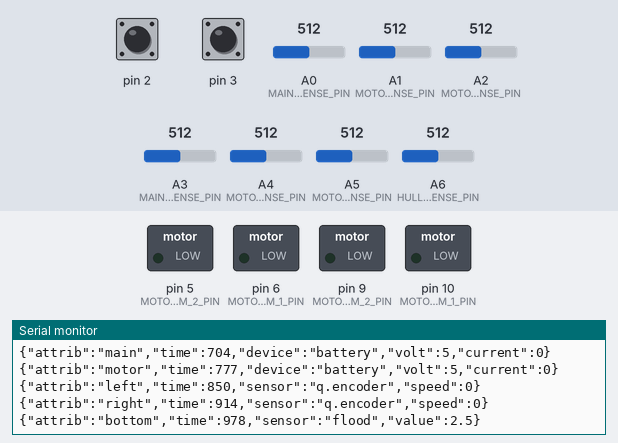
The sketch below on a simulated Arduino Nano, built with avr-gcc and run on an emulated ATmega328P. Parts: switched loads named in the sketch (green lamp = pin HIGH), the last lines printed to the serial monitor. Inputs (shaded band) come from the test bench; at power-on: A0 (MAIN_BATT_I_SENSE_PIN) = 512, A1 (MOTORS_BATT_I_SENSE_PIN) = 512, A2 (MOTORS_BATT_V_SENSE_PIN) = 512, A3 (MAIN_BATT_V_SENSE_PIN) = 512, A4 (MOTOR_L_I_SENSE_PIN) = 512, A5 (MOTOR_R_I_SENSE_PIN) = 512, pin 2 HIGH, pin 3 HIGH, A6 (HULL_FLOOD_SENSE_PIN) = 512.

Above: at 1.2 s.
1.3 s: A0 (MAIN_BATT_I_SENSE_PIN) set to 716
At 1.84 s:
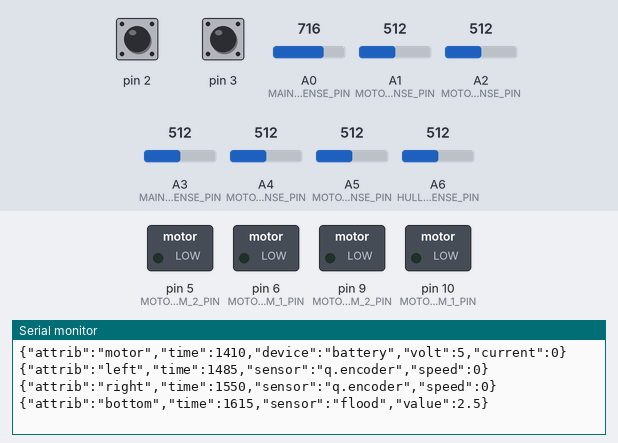
4.6 s: A1 (MOTORS_BATT_I_SENSE_PIN) set to 716
At 5.04 s:
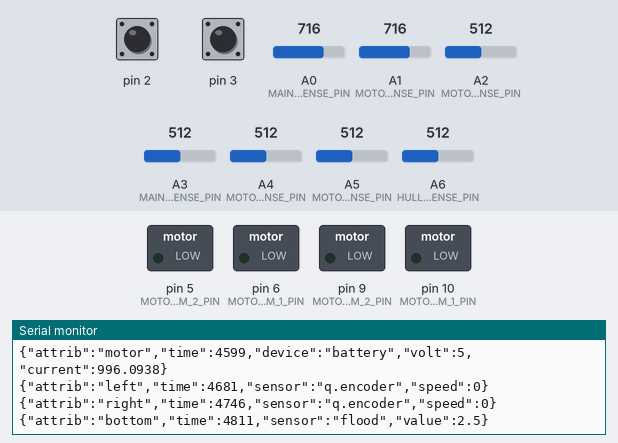
7.9 s: A2 (MOTORS_BATT_V_SENSE_PIN) set to 716
At 10.6 s:
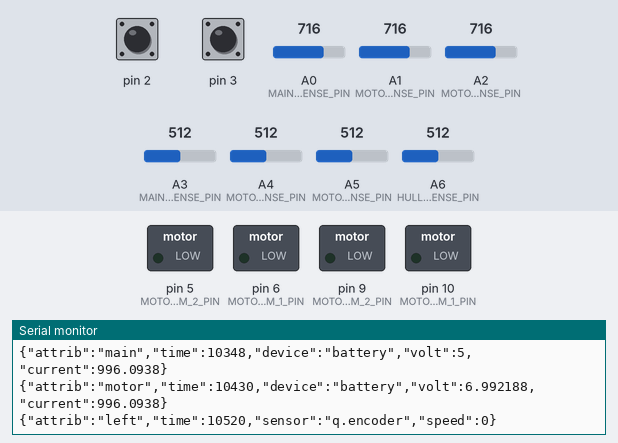
11.2 s: A3 (MAIN_BATT_V_SENSE_PIN) set to 716
At 11.54 s:
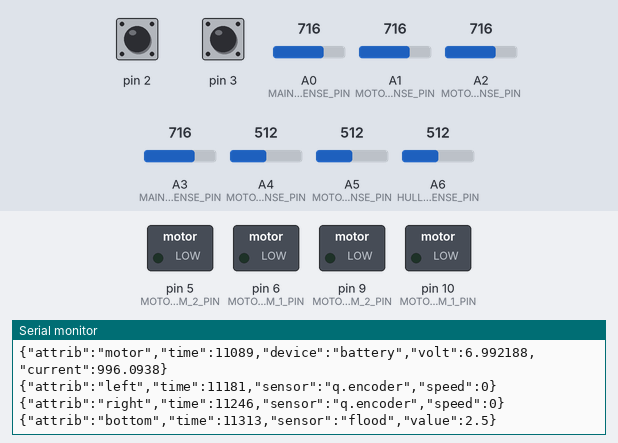
14.5 s: A4 (MOTOR_L_I_SENSE_PIN) set to 716
At 14.87 s:
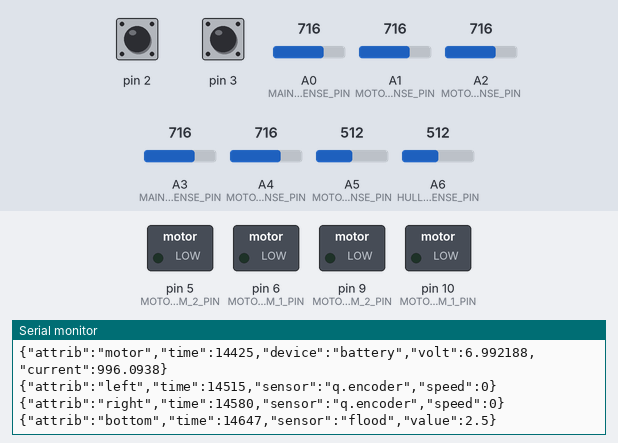
17.8 s: A5 (MOTOR_R_I_SENSE_PIN) set to 716
At 18.23 s:
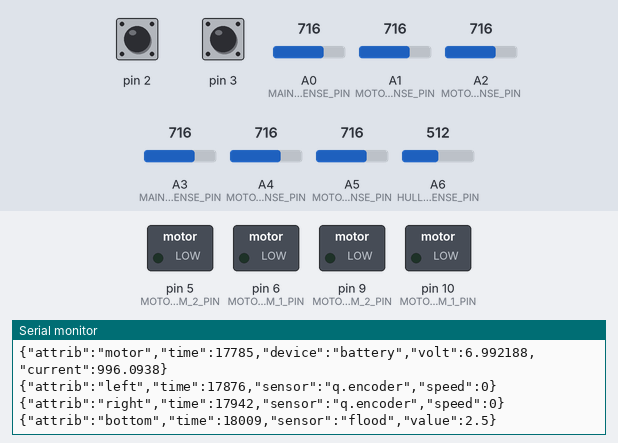

The sketch:

MotorControllerSystem.ino
```cpp
/*
 * Demo code to test the MotorControllerSystem and the libraries:
 * Battery, MotorController and QuadratureEncoder
 *
 * Accepts input on the serial line and changes motor speed where [-1.0:1.0]
 * Prints a set of measures in json format using ArduinoJson library
 *
 */


#include "MotorControllerDefines.h"
#include "Battery.h"
#include "MotorController.h"
#include "QuadratureEncoder.h"
#include "JsonSerializable.h"
#include "HullFloodSensor.h"
#include "SerialCommand.h"
#include <ArduinoJson.h>


#define BATTERY_DEBUG
#define MOTOR_CONTROLLER_DEBUG
#define HULL_FLOOD_DEBUG
#define QUADRATURE_ENCODER_DEBUG


Battery mainBattery(MAIN_BATT_V_SENSE_PIN, MAIN_BATT_I_SENSE_PIN);
Battery motorBattery(MOTORS_BATT_V_SENSE_PIN, MOTORS_BATT_I_SENSE_PIN);

MotorController motor_left(MOTOR_L_PWM_1_PIN, MOTOR_L_PWM_2_PIN, MOTOR_L_I_SENSE_PIN);
MotorController motor_right(MOTOR_R_PWM_1_PIN, MOTOR_R_PWM_2_PIN, MOTOR_R_I_SENSE_PIN);

QuadratureEncoder encoder_left(Q1_B, Q2_B);
QuadratureEncoder encoder_right(Q1_A, Q2_A);

HullFloodSensor floodSensor(HULL_FLOOD_SENSE_PIN);

SerialCommand commands;

void setup() {

  Serial.begin(9600);

  commands.addCommand("speed",setMotorsSpeed);
  commands.addCommand("stop",stopMotors);

  motor_left.setAttribute("left");
  motor_right.setAttribute("right");

  mainBattery.setVoltageScaleFactor(2.0);
  mainBattery.setAttribute("main");

  motorBattery.setVoltageScaleFactor(2.0);
  motorBattery.setAttribute("motor");

  encoder_left.setupInterruptHandler(ISREncoderLeft);
  encoder_left.setAttribute("left");

  encoder_right.setupInterruptHandler(ISREncoderRight);
  encoder_right.setAttribute("right");

  floodSensor.setAttribute("bottom");

  stopMotors();
}

void loop() {
  commands.readSerial();
  printJson();
  delay(200);
}

void printJson()
{
  serializeJson(motor_left.getJson(), Serial);
  Serial.println();

  serializeJson(motor_right.getJson(), Serial);
  Serial.println();

  serializeJson(mainBattery.getJson(), Serial);
  Serial.println();

  serializeJson(motorBattery.getJson(), Serial);
  Serial.println();

  serializeJson(encoder_left.getJson(), Serial);
  Serial.println();

  serializeJson(encoder_right.getJson(), Serial);
  Serial.println();

  serializeJson(floodSensor.getJson(), Serial);
  Serial.println();
}

void ISREncoderLeft()
{
  encoder_left.handleInterrupt();
}

void ISREncoderRight()
{
  encoder_right.handleInterrupt();
}

void setMotorsSpeed() {
  char *arg;

  arg = commands.next();
  if (arg != NULL) {
     motor_left.setSpeed((float)atoi(arg)/100);
  }
  arg = commands.next();
  if (arg != NULL) {
     motor_right.setSpeed((float)atoi(arg)/100);
  }
}

void stopMotors() {
  motor_right.setSpeed(0);
  motor_left.setSpeed(0);
}
```

Battery.cpp
```cpp
#include "Arduino.h"
#include "Battery.h"

Battery::Battery(uint8_t v_sense_pin, uint8_t i_sense_pin)
{
  _v_sense_pin = v_sense_pin;
  _i_sense_pin = i_sense_pin;

  /*
   *  default we have no scaling factors.
   *  the scaling factor depends on the resistor partitioner,
   *  if present or not. Usually is either 1.0 or 2.0
   */

  _voltage_scale_factor = 1.0;
  _current_scale_factor = 1.0;
}

void Battery::setVoltageScaleFactor(float scale)
{
  _voltage_scale_factor = scale;
}

void Battery::setCurrentScale30A()
{
  _current_scale_factor = CURR_SENSITIVITY_30A;
}

void Battery::setCurrentScale5A()
{
  _current_scale_factor = CURR_SENSITIVITY_5A;
}

float Battery::getVoltage()
{
  return _voltage_scale_factor * ADC_TO_VOLT(analogRead(_v_sense_pin));
}

float Battery::getCurrent()
{
  return  (ADC_TO_VOLT(analogRead(_i_sense_pin)) - VFS_HALF) * 1000 / _current_scale_factor;
}

StaticJsonDocument<200> Battery::getJson()
{
  StaticJsonDocument<200> doc = getBasicJsonDocument();

  doc["device"] = "battery";
  doc["volt"] = getVoltage();
  doc["current"] = getCurrent();

  return doc;
}
```

Battery.h
```cpp
#ifndef Battery_h
#define Battery_h

#include "Arduino.h"
#include "MotorControllerDefines.h"
#include "JsonSerializable.h"

class Battery: public JsonSerializable
{
  public:
    Battery(uint8_t v_sense_pin, uint8_t i_sense_pin);
    void setVoltageScaleFactor(float scale);
    void setCurrentScale30A();
    void setCurrentScale5A();
    float getVoltage();
    float getCurrent();
    virtual StaticJsonDocument<200> getJson();

  private:
    uint8_t _v_sense_pin;
    uint8_t _i_sense_pin;
    float _voltage_scale_factor;
    float _current_scale_factor;
};

#endif
```

HullFloodSensor.cpp
```cpp
#include "Arduino.h"
#include "HullFloodSensor.h"

HullFloodSensor::HullFloodSensor(uint8_t sense_pin)
{
  _sense_pin = sense_pin;
}

float HullFloodSensor::getValue()
{
  return ADC_TO_VOLT(analogRead(_sense_pin));
}

StaticJsonDocument<200> HullFloodSensor::getJson()
{
  StaticJsonDocument<200> doc = getBasicJsonDocument();

  doc["sensor"] = "flood";
  doc["value"] = getValue();

  return doc;
}
```

HullFloodSensor.h
```cpp
#ifndef HullFloodSensor_h
#define HullFloodSensor_h

#include "Arduino.h"
#include "MotorControllerDefines.h"
#include "JsonSerializable.h"

class HullFloodSensor: public JsonSerializable
{
  public:
    HullFloodSensor(uint8_t sense_pin);
    float getValue();
    virtual StaticJsonDocument<200> getJson();

  private:
    uint8_t _sense_pin;
};

#endif
```

JsonSerializable.h
```cpp
#ifndef JsonSerializable_H
#define JsonSerializable_H

#include <ArduinoJson.h>

class JsonSerializable {
    public:
      inline virtual void setAttribute(String attribute) { _attribute = attribute; };

      virtual StaticJsonDocument<200> getJson() = 0;

    protected:
      String _attribute;

      inline virtual StaticJsonDocument<200> getBasicJsonDocument()
      {
        StaticJsonDocument<200> doc;
        doc["attrib"] = _attribute;
        doc["time"] = millis();
        return doc;
      };
};
#endif
```

MotorController.cpp
```cpp
#include "Arduino.h"
#include "MotorController.h"

MotorController::MotorController(uint8_t pwm_1_pin, uint8_t pwm_2_pin, uint8_t i_sense_pin)
{
  _pwm_1_pin = pwm_1_pin;
  _pwm_2_pin = pwm_2_pin;
  _i_sense_pin = i_sense_pin;

  pinMode(_pwm_1_pin, OUTPUT);
  pinMode(_pwm_2_pin, OUTPUT);

  setSpeed(0);
}

void MotorController::setAttribute(String attribute)
{
  _attribute = attribute;
}

StaticJsonDocument<200> MotorController::getJson()
{
  StaticJsonDocument<200> doc = getBasicJsonDocument();

  doc["device"] = "motor";
  doc["speed"] = getSpeed();
  doc["current"] = getCurrent();

  return doc;
}

float MotorController::getCurrent()
{
  return ADC_TO_VOLT(analogRead(_i_sense_pin));
}

float MotorController::getSpeed()
{
  return _speed;
}

uint8_t MotorController::absSpeedToDutyCycle(float speed)
{
  return (uint8_t) (speed * (float)_max_duty_cycle);
}

void MotorController::setSpeed(float speed)
{
  _speed = speed;
  if (_speed < -1) _speed = -1.0;
  if (_speed > 1) _speed = 1.0;

  applySpeed();
}

void MotorController::applySpeed()
{
  uint8_t duty_cycle = absSpeedToDutyCycle(abs(_speed));

  if (_speed < 0)
  {
    analogWrite(_pwm_1_pin, duty_cycle);
    analogWrite(_pwm_2_pin, 0);
  }
  else
  {
    analogWrite(_pwm_1_pin, 0);
    analogWrite(_pwm_2_pin, duty_cycle);
  }
}
```

MotorController.h
```cpp
#ifndef MotorController_h
#define MotorController_h

#include "Arduino.h"
#include "MotorControllerDefines.h"
#include "JsonSerializable.h"

class MotorController: public JsonSerializable
{
  public:
    MotorController(uint8_t pwm_1_pin, uint8_t pwm_2_pin, uint8_t i_sense_pin);
    float getCurrent();
    float getSpeed();
    // range [-1, +1] the sign indicates rotation ccw or cc
    void setSpeed(float speed);
    void setAttribute(String attribute);
    virtual StaticJsonDocument<200> getJson();

  private:
    uint8_t absSpeedToDutyCycle(float speed);
    void applySpeed();

    uint8_t _pwm_1_pin;
    uint8_t _pwm_2_pin;
    uint8_t _i_sense_pin;
    float _speed;

    /*
     * motor controller datasheet requires d.c < 98%
     * 98% * 255 = 250
     */
    static const uint8_t _max_duty_cycle = 250;
};

#endif
```

MotorControllerDefines.h
```cpp
#ifndef MotorControllerDefines_h
#define MotorControllerDefines_h


#define MAIN_BATT_I_SENSE_PIN       A0
#define MAIN_BATT_V_SENSE_PIN       A3

#define MOTORS_BATT_I_SENSE_PIN     A1
#define MOTORS_BATT_V_SENSE_PIN     A2

#define MOTOR_L_I_SENSE_PIN         A4
#define MOTOR_L_PWM_1_PIN           10
#define MOTOR_L_PWM_2_PIN           9

#define MOTOR_R_I_SENSE_PIN         A5
#define MOTOR_R_PWM_1_PIN           6
#define MOTOR_R_PWM_2_PIN           5

#define HULL_FLOOD_SENSE_PIN        A6

#define Q1_A                        8
#define Q2_A                        2
#define Q1_B                        4
#define Q2_B                        3

#define VFS                         5.0
#define VFS_HALF                    VFS / 2.0
#define ADC_RES                     1024.0
#define QUANTUM                     VFS / ADC_RES
#define ADC_TO_VOLT(adc) adc * QUANTUM

// sensitivity expressed in mV/A
#define CURR_SENSITIVITY_30A        66
#define CURR_SENSITIVITY_5A         185

#define LEFT                        0
#define RIGHT                       1


#endif
```

QuadratureEncoder.cpp
```cpp
#include "Arduino.h"
#include "QuadratureEncoder.h"

QuadratureEncoder::QuadratureEncoder(uint8_t q1_pin, uint8_t q2_interrupt_pin)
{
  _q1_pin = q1_pin;
  _q2_interrupt_pin = q2_interrupt_pin;

  _encoder_pos = 0;
  _new_position;
  _old_position = 0;
  _new_time;
  _old_time = 0;
  _attribute = "";

  pinMode(_q1_pin, INPUT);
  pinMode(_q1_pin, INPUT);
  digitalWrite(_q1_pin, INPUT_PULLUP);
  pinMode(_q2_interrupt_pin, INPUT);
  digitalWrite(_q2_interrupt_pin, INPUT_PULLUP);
}

StaticJsonDocument<200> QuadratureEncoder::getJson()
{
  StaticJsonDocument<200> doc = getBasicJsonDocument();

  doc["sensor"] = "q.encoder";
  doc["speed"] = getSpeed();

  return doc;
}

void QuadratureEncoder::setupInterruptHandler(void (*ISR)(void))
{
  attachInterrupt(digitalPinToInterrupt(_q2_interrupt_pin), ISR, RISING);
}

float QuadratureEncoder::getSpeed()
{
  _new_position = _encoder_pos;
  _new_time = millis();

  float v = (float)(_new_position - _old_position) / (float)(_new_time - _old_time);

  _old_position = _new_position;
  _old_time = _new_time;

  return v;
}

void QuadratureEncoder::handleInterrupt()
{
  if (digitalRead(_q1_pin) == digitalRead(_q2_interrupt_pin)) {
    _encoder_pos--;
  } else {
    _encoder_pos++;
  }
}
```

QuadratureEncoder.h
```cpp
#ifndef QuadratureEncoder_h
#define QuadratureEncoder_h

#include "Arduino.h"
#include "MotorControllerDefines.h"
#include "JsonSerializable.h"

class QuadratureEncoder: public JsonSerializable
{
  public:
    QuadratureEncoder(uint8_t q1_pin, uint8_t q2_interrupt_pin);
    void setupInterruptHandler(void (*ISR)(void));
    void handleInterrupt();
    float getSpeed();
    virtual StaticJsonDocument<200> getJson();

  private:

    uint8_t _q1_pin;
    uint8_t _q2_interrupt_pin;
    float _speed;

    volatile uint32_t _encoder_pos;
    long _new_position; // not unsegnid because they carry the direction ccw/cc
    long _old_position;
    uint32_t _new_time;
    uint32_t _old_time;
};

#endif
```

SerialCommand.cpp
```cpp
// (licence header left out)
#include "SerialCommand.h"

/**
 * Constructor makes sure some things are set.
 */
SerialCommand::SerialCommand()
  : commandList(NULL),
    commandCount(0),
    defaultHandler(NULL),
    term('\n'),           // default terminator for commands, newline character
    last(NULL)
{
  strcpy(delim, " "); // strtok_r needs a null-terminated string
  clearBuffer();
}

/**
 * Adds a "command" and a handler function to the list of available commands.
 * This is used for matching a found token in the buffer, and gives the pointer
 * to the handler function to deal with it.
 */
void SerialCommand::addCommand(const char *command, void (*function)()) {
  #ifdef SERIALCOMMAND_DEBUG
    Serial.print("Adding command (");
    Serial.print(commandCount);
    Serial.print("): ");
    Serial.println(command);
  #endif

  commandList = (SerialCommandCallback *) realloc(commandList, (commandCount + 1) * sizeof(SerialCommandCallback));
  strncpy(commandList[commandCount].command, command, SERIALCOMMAND_MAXCOMMANDLENGTH);
  commandList[commandCount].function = function;
  commandCount++;
}

/**
 * This sets up a handler to be called in the event that the receveived command string
 * isn't in the list of commands.
 */
void SerialCommand::setDefaultHandler(void (*function)(const char *)) {
  defaultHandler = function;
}


/**
 * This checks the Serial stream for characters, and assembles them into a buffer.
 * When the terminator character (default '\n') is seen, it starts parsing the
 * buffer for a prefix command, and calls handlers setup by addCommand() member
 */
void SerialCommand::readSerial() {
  while (Serial.available() > 0) {
    char inChar = Serial.read();   // Read single available character, there may be more waiting
    #ifdef SERIALCOMMAND_DEBUG
      Serial.print(inChar);   // Echo back to serial stream
    #endif

    if (inChar == term) {     // Check for the terminator (default '\r') meaning end of command
      #ifdef SERIALCOMMAND_DEBUG
        Serial.print("Received: ");
        Serial.println(buffer);
      #endif

      char *command = strtok_r(buffer, delim, &last);   // Search for command at start of buffer
      if (command != NULL) {
        boolean matched = false;
        for (int i = 0; i < commandCount; i++) {
          #ifdef SERIALCOMMAND_DEBUG
            Serial.print("Comparing [");
            Serial.print(command);
            Serial.print("] to [");
            Serial.print(commandList[i].command);
            Serial.println("]");
          #endif

          // Compare the found command against the list of known commands for a match
          if (strncmp(command, commandList[i].command, SERIALCOMMAND_MAXCOMMANDLENGTH) == 0) {
            #ifdef SERIALCOMMAND_DEBUG
              Serial.print("Matched Command: ");
              Serial.println(command);
            #endif

            // Execute the stored handler function for the command
            (*commandList[i].function)();
            matched = true;
            break;
          }
        }
        if (!matched && (defaultHandler != NULL)) {
          (*defaultHandler)(command);
        }
      }
      clearBuffer();
    }
    else if (isprint(inChar)) {     // Only printable characters into the buffer
      if (bufPos < SERIALCOMMAND_BUFFER) {
        buffer[bufPos++] = inChar;  // Put character into buffer
        buffer[bufPos] = '\0';      // Null terminate
      } else {
        #ifdef SERIALCOMMAND_DEBUG
          Serial.println("Line buffer is full - increase SERIALCOMMAND_BUFFER");
        #endif
      }
    }
  }
}

/*
 * Clear the input buffer.
 */
void SerialCommand::clearBuffer() {
  buffer[0] = '\0';
  bufPos = 0;
}

/**
 * Retrieve the next token ("word" or "argument") from the command buffer.
 * Returns NULL if no more tokens exist.
 */
char *SerialCommand::next() {
  return strtok_r(NULL, delim, &last);
}
```

SerialCommand.h
```cpp
// (licence header left out)
#ifndef SerialCommand_h
#define SerialCommand_h

#if defined(WIRING) && WIRING >= 100
  #include <Wiring.h>
#elif defined(ARDUINO) && ARDUINO >= 100
  #include <Arduino.h>
#else
  #include <WProgram.h>
#endif
#include <string.h>

// Size of the input buffer in bytes (maximum length of one command plus arguments)
#define SERIALCOMMAND_BUFFER 32
// Maximum length of a command excluding the terminating null
#define SERIALCOMMAND_MAXCOMMANDLENGTH 8

// Uncomment the next line to run the library in debug mode (verbose messages)
//#define SERIALCOMMAND_DEBUG


class SerialCommand {
  public:
    SerialCommand();      // Constructor
    void addCommand(const char *command, void(*function)());  // Add a command to the processing dictionary.
    void setDefaultHandler(void (*function)(const char *));   // A handler to call when no valid command received.

    void readSerial();    // Main entry point.
    void clearBuffer();   // Clears the input buffer.
    char *next();         // Returns pointer to next token found in command buffer (for getting arguments to commands).

  private:
    // Command/handler dictionary
    struct SerialCommandCallback {
      char command[SERIALCOMMAND_MAXCOMMANDLENGTH + 1];
      void (*function)();
    };                                    // Data structure to hold Command/Handler function key-value pairs
    SerialCommandCallback *commandList;   // Actual definition for command/handler array
    byte commandCount;

    // Pointer to the default handler function
    void (*defaultHandler)(const char *);

    char delim[2]; // null-terminated list of character to be used as delimeters for tokenizing (default " ")
    char term;     // Character that signals end of command (default '\n')

    char buffer[SERIALCOMMAND_BUFFER + 1]; // Buffer of stored characters while waiting for terminator character
    byte bufPos;                        // Current position in the buffer
    char *last;                         // State variable used by strtok_r during processing
};

#endif //SerialCommand_h
```

Measured:
- after the input at 1.3 s, the serial monitor: prints a new line after 0.10 s (image 1)
- after the input at 4.6 s, the serial monitor: prints a new line after 0.07 s (image 2)
- after the input at 7.9 s, the serial monitor: prints a new line after 0.64 s (image 3)
